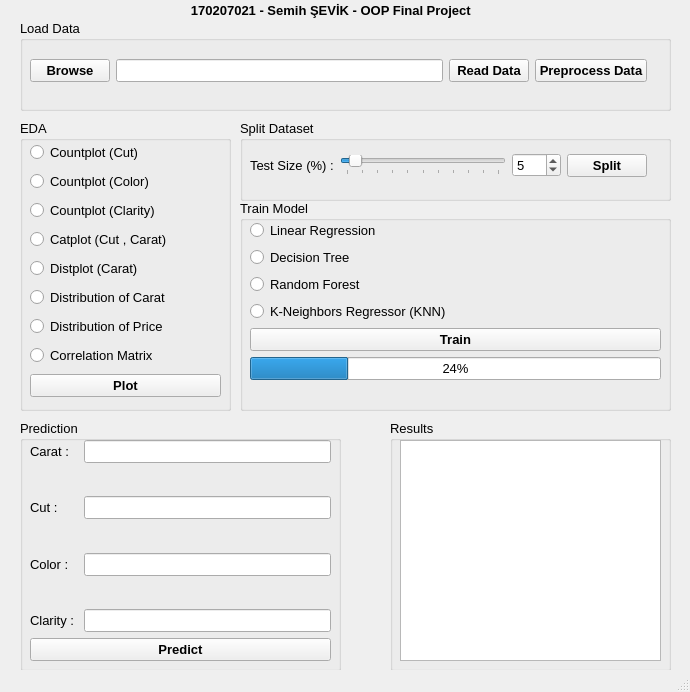
<?xml version="1.0" encoding="UTF-8"?>
<ui version="4.0">
 <class>MainWindow</class>
 <widget class="QMainWindow" name="MainWindow">
  <property name="geometry">
   <rect>
    <x>0</x>
    <y>0</y>
    <width>690</width>
    <height>692</height>
   </rect>
  </property>
  <property name="minimumSize">
   <size>
    <width>690</width>
    <height>692</height>
   </size>
  </property>
  <property name="maximumSize">
   <size>
    <width>690</width>
    <height>692</height>
   </size>
  </property>
  <property name="windowTitle">
   <string>Diamond Price Prediction</string>
  </property>
  <widget class="QWidget" name="centralwidget">
   <widget class="QGroupBox" name="groupBox_loadData">
    <property name="geometry">
     <rect>
      <x>20</x>
      <y>20</y>
      <width>651</width>
      <height>91</height>
     </rect>
    </property>
    <property name="font">
     <font>
      <pointsize>10</pointsize>
     </font>
    </property>
    <property name="title">
     <string>Load Data</string>
    </property>
    <widget class="QWidget" name="horizontalLayoutWidget">
     <property name="geometry">
      <rect>
       <x>10</x>
       <y>20</y>
       <width>631</width>
       <height>61</height>
      </rect>
     </property>
     <layout class="QHBoxLayout" name="horizontalLayout">
      <item>
       <widget class="QPushButton" name="loadData_btn">
        <property name="font">
         <font>
          <weight>75</weight>
          <bold>true</bold>
         </font>
        </property>
        <property name="text">
         <string>Browse</string>
        </property>
       </widget>
      </item>
      <item>
       <widget class="QLineEdit" name="dataPath"/>
      </item>
      <item>
       <widget class="QPushButton" name="readData_btn">
        <property name="font">
         <font>
          <weight>75</weight>
          <bold>true</bold>
         </font>
        </property>
        <property name="text">
         <string>Read Data</string>
        </property>
       </widget>
      </item>
      <item>
       <widget class="QPushButton" name="preprocess_btn">
        <property name="font">
         <font>
          <weight>75</weight>
          <bold>true</bold>
         </font>
        </property>
        <property name="text">
         <string>Preprocess Data</string>
        </property>
       </widget>
      </item>
      <item>
       <widget class="QLabel" name="label_preprocess">
        <property name="font">
         <font>
          <pointsize>10</pointsize>
         </font>
        </property>
        <property name="text">
         <string/>
        </property>
       </widget>
      </item>
     </layout>
    </widget>
   </widget>
   <widget class="QGroupBox" name="groupBox_eda">
    <property name="geometry">
     <rect>
      <x>20</x>
      <y>120</y>
      <width>211</width>
      <height>291</height>
     </rect>
    </property>
    <property name="font">
     <font>
      <pointsize>10</pointsize>
     </font>
    </property>
    <property name="title">
     <string>EDA</string>
    </property>
    <widget class="QWidget" name="verticalLayoutWidget">
     <property name="geometry">
      <rect>
       <x>10</x>
       <y>20</y>
       <width>191</width>
       <height>261</height>
      </rect>
     </property>
     <layout class="QVBoxLayout" name="verticalLayout">
      <item>
       <widget class="QRadioButton" name="countplot_cut">
        <property name="font">
         <font>
          <pointsize>10</pointsize>
         </font>
        </property>
        <property name="text">
         <string>Countplot (Cut)</string>
        </property>
       </widget>
      </item>
      <item>
       <widget class="QRadioButton" name="countplot_color">
        <property name="font">
         <font>
          <pointsize>10</pointsize>
         </font>
        </property>
        <property name="text">
         <string>Countplot (Color)</string>
        </property>
       </widget>
      </item>
      <item>
       <widget class="QRadioButton" name="countplot_clarity">
        <property name="font">
         <font>
          <pointsize>10</pointsize>
         </font>
        </property>
        <property name="text">
         <string>Countplot (Clarity)</string>
        </property>
       </widget>
      </item>
      <item>
       <widget class="QRadioButton" name="catplot_cutCarat">
        <property name="font">
         <font>
          <pointsize>10</pointsize>
         </font>
        </property>
        <property name="text">
         <string>Catplot (Cut , Carat)</string>
        </property>
       </widget>
      </item>
      <item>
       <widget class="QRadioButton" name="distplot_carat">
        <property name="font">
         <font>
          <pointsize>10</pointsize>
         </font>
        </property>
        <property name="text">
         <string>Distplot (Carat)</string>
        </property>
       </widget>
      </item>
      <item>
       <widget class="QRadioButton" name="distribution_carat">
        <property name="font">
         <font>
          <pointsize>10</pointsize>
         </font>
        </property>
        <property name="text">
         <string>Distribution of Carat</string>
        </property>
       </widget>
      </item>
      <item>
       <widget class="QRadioButton" name="distribution_price">
        <property name="font">
         <font>
          <pointsize>10</pointsize>
         </font>
        </property>
        <property name="text">
         <string>Distribution of Price</string>
        </property>
       </widget>
      </item>
      <item>
       <widget class="QRadioButton" name="correlation_matrix">
        <property name="font">
         <font>
          <pointsize>10</pointsize>
         </font>
        </property>
        <property name="text">
         <string>Correlation Matrix</string>
        </property>
       </widget>
      </item>
      <item>
       <widget class="QPushButton" name="plot_btn">
        <property name="font">
         <font>
          <weight>75</weight>
          <bold>true</bold>
         </font>
        </property>
        <property name="text">
         <string>Plot</string>
        </property>
       </widget>
      </item>
     </layout>
    </widget>
   </widget>
   <widget class="QGroupBox" name="groupBox_split">
    <property name="geometry">
     <rect>
      <x>240</x>
      <y>120</y>
      <width>431</width>
      <height>81</height>
     </rect>
    </property>
    <property name="font">
     <font>
      <pointsize>10</pointsize>
     </font>
    </property>
    <property name="title">
     <string>Split Dataset</string>
    </property>
    <widget class="QWidget" name="horizontalLayoutWidget_2">
     <property name="geometry">
      <rect>
       <x>10</x>
       <y>20</y>
       <width>411</width>
       <height>51</height>
      </rect>
     </property>
     <layout class="QHBoxLayout" name="horizontalLayout_2">
      <item>
       <widget class="QLabel" name="split_label">
        <property name="text">
         <string>Test Size (%) :</string>
        </property>
       </widget>
      </item>
      <item>
       <widget class="QSlider" name="split_slider">
        <property name="font">
         <font>
          <pointsize>10</pointsize>
         </font>
        </property>
        <property name="maximum">
         <number>100</number>
        </property>
        <property name="singleStep">
         <number>5</number>
        </property>
        <property name="value">
         <number>5</number>
        </property>
        <property name="orientation">
         <enum>Qt::Horizontal</enum>
        </property>
        <property name="tickPosition">
         <enum>QSlider::TicksBelow</enum>
        </property>
        <property name="tickInterval">
         <number>10</number>
        </property>
       </widget>
      </item>
      <item>
       <widget class="QSpinBox" name="split_spinbox">
        <property name="maximum">
         <number>100</number>
        </property>
        <property name="singleStep">
         <number>5</number>
        </property>
        <property name="value">
         <number>5</number>
        </property>
       </widget>
      </item>
      <item>
       <widget class="QPushButton" name="split_btn">
        <property name="font">
         <font>
          <weight>75</weight>
          <bold>true</bold>
         </font>
        </property>
        <property name="text">
         <string>Split</string>
        </property>
       </widget>
      </item>
      <item>
       <widget class="QLabel" name="split_succes_label">
        <property name="font">
         <font>
          <pointsize>10</pointsize>
         </font>
        </property>
        <property name="text">
         <string/>
        </property>
       </widget>
      </item>
     </layout>
    </widget>
   </widget>
   <widget class="QGroupBox" name="groupBox_train">
    <property name="geometry">
     <rect>
      <x>240</x>
      <y>200</y>
      <width>431</width>
      <height>211</height>
     </rect>
    </property>
    <property name="font">
     <font>
      <pointsize>10</pointsize>
     </font>
    </property>
    <property name="title">
     <string>Train Model</string>
    </property>
    <widget class="QWidget" name="verticalLayoutWidget_2">
     <property name="geometry">
      <rect>
       <x>10</x>
       <y>20</y>
       <width>411</width>
       <height>182</height>
      </rect>
     </property>
     <layout class="QVBoxLayout" name="verticalLayout_2">
      <item>
       <widget class="QRadioButton" name="linear_regression">
        <property name="text">
         <string>Linear Regression</string>
        </property>
       </widget>
      </item>
      <item>
       <widget class="QRadioButton" name="decision_tree">
        <property name="text">
         <string>Decision Tree</string>
        </property>
       </widget>
      </item>
      <item>
       <widget class="QRadioButton" name="random_forest">
        <property name="text">
         <string>Random Forest</string>
        </property>
       </widget>
      </item>
      <item>
       <widget class="QRadioButton" name="knn">
        <property name="text">
         <string>K-Neighbors Regressor (KNN)</string>
        </property>
       </widget>
      </item>
      <item>
       <widget class="QPushButton" name="train_btn">
        <property name="sizePolicy">
         <sizepolicy hsizetype="Minimum" vsizetype="Fixed">
          <horstretch>0</horstretch>
          <verstretch>0</verstretch>
         </sizepolicy>
        </property>
        <property name="font">
         <font>
          <weight>75</weight>
          <bold>true</bold>
         </font>
        </property>
        <property name="text">
         <string>Train</string>
        </property>
       </widget>
      </item>
      <item>
       <widget class="QProgressBar" name="progressBar">
        <property name="value">
         <number>24</number>
        </property>
       </widget>
      </item>
      <item>
       <widget class="QLabel" name="train_label">
        <property name="font">
         <font>
          <pointsize>10</pointsize>
         </font>
        </property>
        <property name="text">
         <string/>
        </property>
       </widget>
      </item>
     </layout>
    </widget>
   </widget>
   <widget class="QGroupBox" name="groupBox_prediction">
    <property name="geometry">
     <rect>
      <x>20</x>
      <y>420</y>
      <width>321</width>
      <height>251</height>
     </rect>
    </property>
    <property name="font">
     <font>
      <pointsize>10</pointsize>
     </font>
    </property>
    <property name="title">
     <string>Prediction</string>
    </property>
    <widget class="QWidget" name="verticalLayoutWidget_3">
     <property name="geometry">
      <rect>
       <x>10</x>
       <y>20</y>
       <width>301</width>
       <height>221</height>
      </rect>
     </property>
     <layout class="QVBoxLayout" name="verticalLayout_3">
      <item>
       <layout class="QFormLayout" name="formLayout">
        <item row="0" column="0">
         <widget class="QLabel" name="carat_label">
          <property name="text">
           <string>Carat : </string>
          </property>
         </widget>
        </item>
        <item row="0" column="1">
         <widget class="QLineEdit" name="carat_value"/>
        </item>
        <item row="2" column="0">
         <widget class="QLabel" name="cut_label">
          <property name="text">
           <string>Cut : </string>
          </property>
         </widget>
        </item>
        <item row="2" column="1">
         <widget class="QLineEdit" name="cut_value"/>
        </item>
        <item row="4" column="0">
         <widget class="QLabel" name="color_label">
          <property name="text">
           <string>Color : </string>
          </property>
         </widget>
        </item>
        <item row="4" column="1">
         <widget class="QLineEdit" name="color_value"/>
        </item>
        <item row="6" column="0">
         <widget class="QLabel" name="clarity_label">
          <property name="text">
           <string>Clarity : </string>
          </property>
         </widget>
        </item>
        <item row="6" column="1">
         <widget class="QLineEdit" name="clarity_value"/>
        </item>
        <item row="1" column="1">
         <spacer name="verticalSpacer">
          <property name="orientation">
           <enum>Qt::Vertical</enum>
          </property>
          <property name="sizeHint" stdset="0">
           <size>
            <width>20</width>
            <height>40</height>
           </size>
          </property>
         </spacer>
        </item>
        <item row="3" column="1">
         <spacer name="verticalSpacer_2">
          <property name="orientation">
           <enum>Qt::Vertical</enum>
          </property>
          <property name="sizeHint" stdset="0">
           <size>
            <width>20</width>
            <height>40</height>
           </size>
          </property>
         </spacer>
        </item>
        <item row="5" column="1">
         <spacer name="verticalSpacer_3">
          <property name="orientation">
           <enum>Qt::Vertical</enum>
          </property>
          <property name="sizeHint" stdset="0">
           <size>
            <width>20</width>
            <height>40</height>
           </size>
          </property>
         </spacer>
        </item>
       </layout>
      </item>
      <item>
       <widget class="QPushButton" name="predict_btn">
        <property name="font">
         <font>
          <weight>75</weight>
          <bold>true</bold>
         </font>
        </property>
        <property name="text">
         <string>Predict</string>
        </property>
       </widget>
      </item>
     </layout>
    </widget>
   </widget>
   <widget class="QGroupBox" name="groupBox_results">
    <property name="geometry">
     <rect>
      <x>390</x>
      <y>420</y>
      <width>281</width>
      <height>251</height>
     </rect>
    </property>
    <property name="font">
     <font>
      <pointsize>10</pointsize>
     </font>
    </property>
    <property name="title">
     <string>Results</string>
    </property>
    <widget class="QTextEdit" name="results_area">
     <property name="geometry">
      <rect>
       <x>10</x>
       <y>20</y>
       <width>261</width>
       <height>221</height>
      </rect>
     </property>
     <property name="font">
      <font>
       <pointsize>9</pointsize>
       <weight>50</weight>
       <bold>false</bold>
      </font>
     </property>
    </widget>
   </widget>
   <widget class="QLabel" name="label">
    <property name="geometry">
     <rect>
      <x>126</x>
      <y>0</y>
      <width>431</width>
      <height>20</height>
     </rect>
    </property>
    <property name="font">
     <font>
      <pointsize>10</pointsize>
      <weight>75</weight>
      <italic>false</italic>
      <bold>true</bold>
     </font>
    </property>
    <property name="text">
     <string>                  170207021 - Semih ŞEVİK - OOP Final Project</string>
    </property>
   </widget>
  </widget>
  <widget class="QMenuBar" name="menubar">
   <property name="geometry">
    <rect>
     <x>0</x>
     <y>0</y>
     <width>690</width>
     <height>21</height>
    </rect>
   </property>
  </widget>
  <widget class="QStatusBar" name="statusbar"/>
 </widget>
 <resources/>
 <connections/>
</ui>
